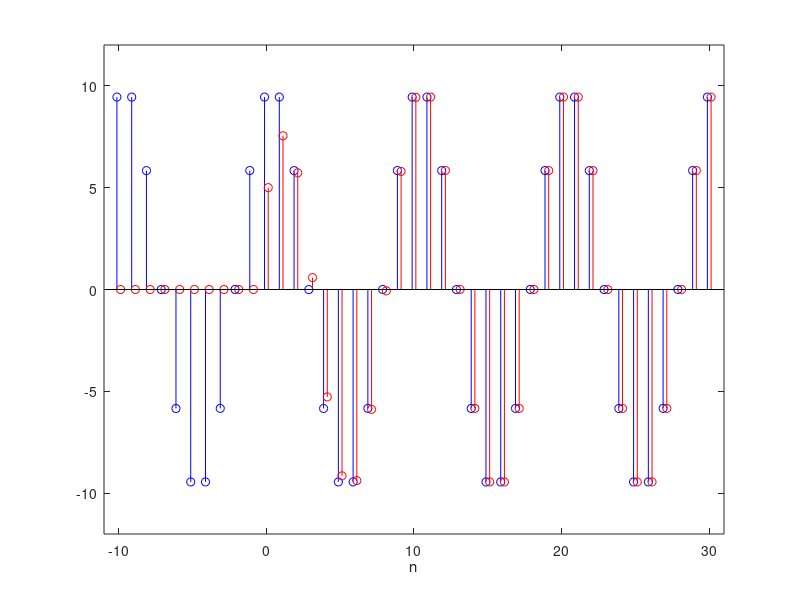

MATLAB code to generate this figure:
% Script: mexdt_3_5.m
n = [-10:30];
ytilde = 9.9305*cos(pi*n/5-0.3139);    % Steady-state response found in 
                                       %   Example (3.29)
x = 5*cos(pi*n/5).*(n>=0);             % Right-sided input signal
y = filter([1,-0.2],[1,-0.9,0.36],x);  % Solve the difference equation 
p1 = stem(n-0.125,ytilde,'b');         % Graph steady-state response
hold on                                
p2 = stem(n+0.125,y,'r');              % Graph solution of the diff. eqn.
hold off
axis([-11,31,-12,12]);
xlabel('n');